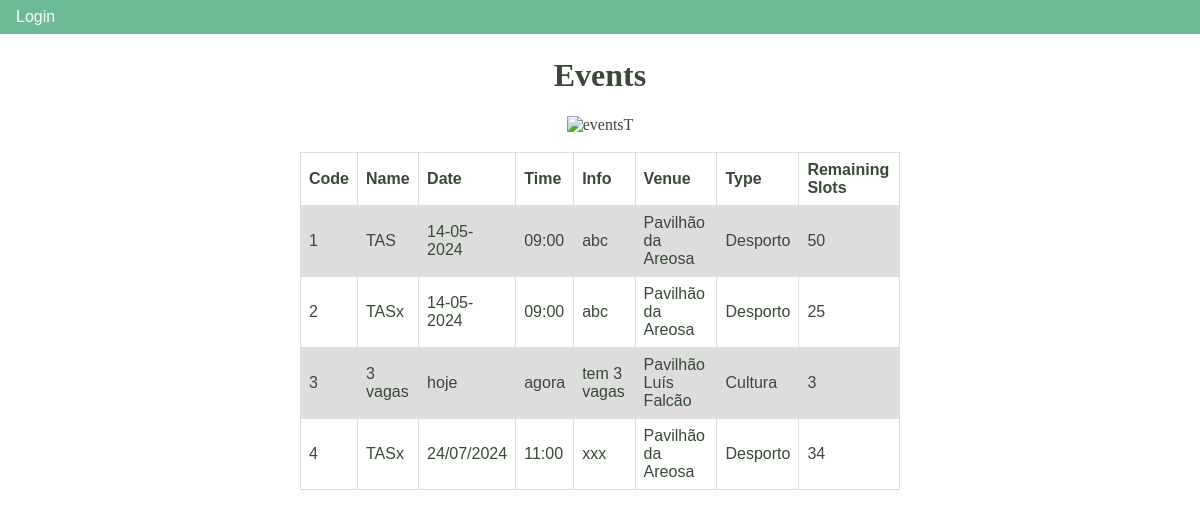
Page /eventsT on the earlier database version.
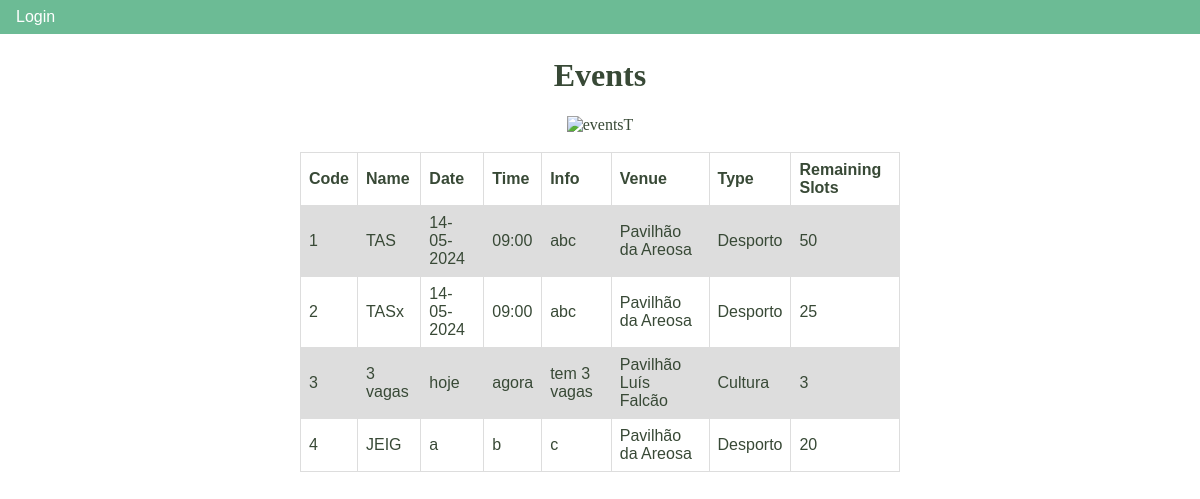
Same page on the later database version.
### tables this page shows
CREATE TABLE "Event" (
	"code"	TEXT,
	"name"	TEXT,
	"date"	TEXT,
	"time"	TEXT,
	"info"	TEXT,
	"slots"	INTEGER,
	"venue_code"	TEXT,
	"type_code"	TEXT,
	"used_slots"	INTEGER,
	PRIMARY KEY("code")
);

### app.py (the view)
@app.route("/eventsT", methods=["post","get"])
def eventsT():
    submenu = request.args.get("subm")
    Event.read(filename)
    return render_template("eventsT.html",objlst=Event.obj,
                           ulogin=session.get("user"),submenu=submenu)

### classes/event.py (called while the page is built)
    @property
    def code(self):
        return self._code

    @property
    def name(self):
        return self._name

    @property
    def date(self):
        return self._date

    @property
    def time(self):
        return self._time

    @property
    def info(self):
        return self._info

    @property
    def venue_code(self):
        return self._venue_code

    @property
    def venue_name(self):
        return Venue.obj[self.venue_code].name

    @property
    def type_code(self):
        return self._type_code

    @property
    def type_name(self):
        return Type.obj[self.type_code].name

    @property
    def remaining_slots(self):
        return self._slots - self._used_slots

### classes/gclass.py (called while the page is built)
    @classmethod
    def from_string(cls, str_data):
        str_list = str_data.split(";")
        strarg = 'cls(str_list[0]'
        for i in range(1, len(str_list)):
            strarg += ',str_list[' + str(i) + ']'
        strarg += ')'
        return eval(strarg)

    @classmethod
    def read(cls, path = ''):
        cls.obj = dict()
        cls.lst = list()
        cls.path = path
        try:
            fh = open(path, 'r')
            fh.close()
            lista = cls.sqlexe("select * from " + cls.__name__)
            if lista != None:
                for r in lista:
                    objstr = f'{r[0]}'
                    for att in range(1,len(lista[0])):
                        objstr += f';{r[att]}'
                    cls.from_string(objstr)
        except FileNotFoundError:
            print(f"ERROR: {path} data file not found")
        except BaseException as err:
            print(f"Error in read method:\n{err}\n{type(err)}")
            sys.exit()

    @classmethod
    def sqlexe(cls, command):
        resul = None
        try:
            con = sqlite3.connect(cls.path)
            cur = con.cursor()
            con.row_factory = sqlite3.Row
            tname = cls.__name__
            cur = con.execute(f"SELECT name FROM sqlite_master WHERE type='table' AND name='{tname}'")
            table = cur.fetchone()
            if table is None or table[0] != tname:
                print(f"ERROR: table {tname} missing in database {cls.path}")
                sys.exit()
            cur = con.execute(command)
            resul = cur.fetchall()
            con.commit()
            con.close()
        except sqlite3.Error as er:
            print(f'sqlite error: {er}')
        return resul

### classes/type.py (called while the page is built)
    @property
    def name(self):
        return self._type_name

### templates/eventsT.html
{% extends 'base.html' %}
{% block title %}
    <link rel="stylesheet" href="{{ url_for('static', filename='css/main.css')}}">
{% endblock %}
{% block content %}
    <div class="dados">
        <br><br>
            <h1>Events</h1>
            <img src="/static/images/eventsT.jpg" alt="eventsT" width="300" height="200">
        <br><br>
        <table>
            <tr>
                <th>Code</th>
                <th>Name</th>
                <th>Date</th>
                <th>Time</th>
                <th>Info</th>
                <th>Venue</th>
                <th>Type</th>
                <th>Remaining Slots</th>
            </tr>
            {% for obj in objlst.values() %}
                    <tr>
                    <td>{{obj.code}}</td>
                    <td>{{obj.name}}</td>
                    <td>{{obj.date}}</td>
                    <td>{{obj.time}}</td>
                    <td>{{obj.info}}</td>
                    <td>{{obj.venue_name}}</td>
                    <td>{{obj.type_name}}</td>
                    <td>{{obj.remaining_slots}}</td>
                    </tr>
            {% endfor %}
        </table>
    </div>
{% endblock %}

### templates/base.html (shortened to what this page needs)
<!doctype html>
<html lang="en">
  <head>
    {% block title %}
    {% endblock %}
  </head>
    <body>
        <nav>
            <ul class="menu">
                {% if ulogin == None %}
                    <li><a class="button" href="/login">Login</a></li>
                {% endif %}
            </ul>
        </nav>
    {% block content %}
    {% endblock %}
  </body>
</html>

### static/css/main.css (style rules this page uses)
body { margin: 0; min-height: 300px; }
nav { width: 100%; float: left; }
.menu { margin: 0; padding: 8px; height: 100%; background-color: #6CBB95; }
.menu li { display: inline; }
.button { font-family: Arial; font-size: 1em; font-style: none; color: #ffffff; padding: 8px; text-decoration: none; }
.button:link { background-color: #6CBB95; color: #ffffff; }
.dados { font-family: Castellar ; color:#384936; font-style: none; text-align: center; justify-content: center; font-size: 1em; text-decoration: none; }
table { font-family: arial, sans-serif; border-collapse: collapse; width: 50%; margin-left: auto; margin-right: auto; }
td, th { border: 1px solid #dddddd; text-align: left; padding: 8px; }
tr:nth-child(even) { background-color: #dddddd; }
body { background-image: url(https://i.pinimg.com/564x/33/0c/09/330c0903a27fd02fcd3c53f8d56b6f2a.jpg) }

Differences in the rows shown:
changed Event id 4: name "TASx" → "JEIG"; date "24/07/2024" → "a"; time "11:00" → "b"; info "xxx" → "c"; remaining_slots "34" → "20"
